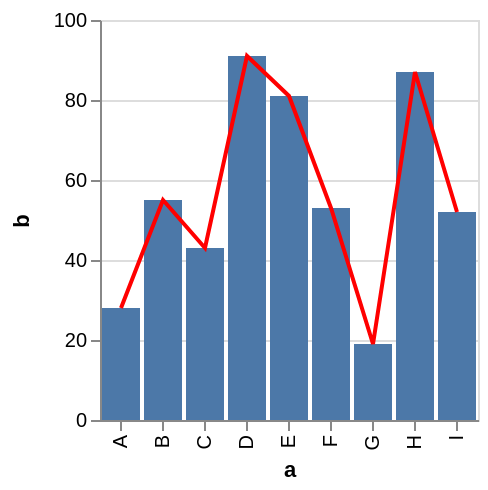

Here is the Vega-Lite specification saved for this chart:
### Vega specification from a JSON file in a GitHub repository (floating-point values rounded to 4 significant figures)
{"$schema": "https://vega.github.io/schema/vega/v3.0.json", "autosize": "pad", "padding": 5, "style": "cell", "data": [{"name": "source_0", "values": [{"a": "A", "b": 28}, {"a": "B", "b": 55}, {"a": "C", "b": 43}, {"a": "D", "b": 91}, {"a": "E", "b": 81}, {"a": "F", "b": 53}, {"a": "G", "b": 19}, {"a": "H", "b": 87}, {"a": "I", "b": 52}]}, {"name": "data_1", "source": "source_0", "transform": [{"type": "formula", "expr": "toNumber(datum[\"b\"])", "as": "b"}, {"type": "filter", "expr": "datum[\"b\"] !== null && !isNaN(datum[\"b\"])"}]}, {"name": "data_2", "source": "source_0", "transform": [{"type": "formula", "expr": "toNumber(datum[\"b\"])", "as": "b"}, {"type": "filter", "expr": "datum[\"b\"] !== null && !isNaN(datum[\"b\"])"}]}], "signals": [{"name": "x_step", "value": 21}, {"name": "width", "update": "bandspace(domain('x').length, 0.1, 0.05) * x_step"}, {"name": "height", "update": "200"}], "marks": [{"name": "layer_0_marks", "type": "rect", "role": "bar", "style": ["bar"], "from": {"data": "data_1"}, "encode": {"update": {"x": {"scale": "x", "field": "a"}, "width": {"scale": "x", "band": true}, "y": {"scale": "y", "field": "b"}, "y2": {"scale": "y", "value": 0}, "fill": {"value": "#4c78a8"}}}}, {"name": "layer_1_marks", "type": "line", "style": ["line"], "sort": {"field": "datum[\"a\"]", "order": "descending"}, "from": {"data": "data_2"}, "encode": {"update": {"x": {"scale": "x", "field": "a", "band": 0.5}, "y": {"scale": "y", "field": "b"}, "stroke": {"value": "red"}}}}], "scales": [{"name": "x", "type": "band", "domain": {"fields": [{"data": "data_1", "field": "a"}, {"data": "data_2", "field": "a"}], "sort": true}, "range": {"step": {"signal": "x_step"}}, "round": true, "paddingInner": 0.1, "paddingOuter": 0.05}, {"name": "y", "type": "linear", "domain": {"fields": [{"data": "data_1", "field": "b"}, {"data": "data_2", "field": "b"}], "sort": true}, "range": [{"signal": "height"}, 0], "round": true, "nice": true, "zero": true}], "axes": [{"scale": "x", "labelOverlap": true, "orient": "bottom", "title": "a", "zindex": 1, "encode": {"labels": {"update": {"angle": {"value": 270}, "align": {"value": "right"}, "baseline": {"value": "middle"}}}}}, {"scale": "y", "labelOverlap": true, "orient": "left", "tickCount": {"signal": "ceil(height/40)"}, "title": "b", "zindex": 1}, {"scale": "y", "domain": false, "grid": true, "labels": false, "maxExtent": 0, "minExtent": 0, "orient": "left", "tickCount": {"signal": "ceil(height/40)"}, "ticks": false, "zindex": 0, "gridScale": "x"}], "config": {"axis": {"domainColor": "#888", "tickColor": "#888"}, "axisY": {"minExtent": 30}}}
